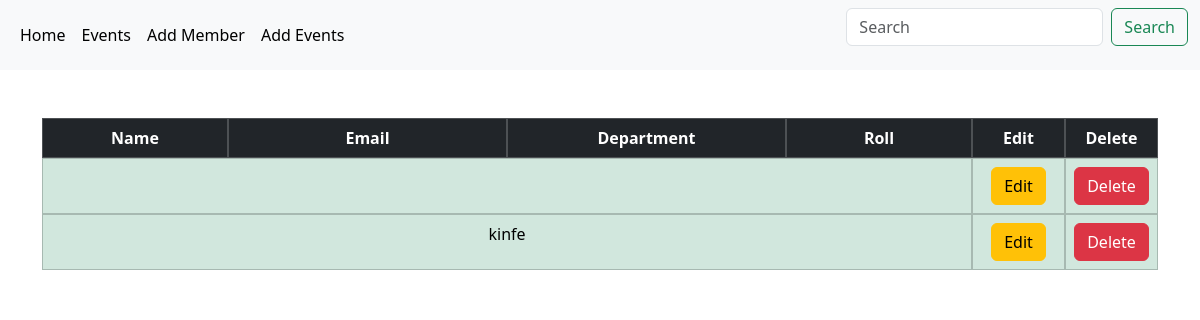
/, run on an earlier commit of the app's database.
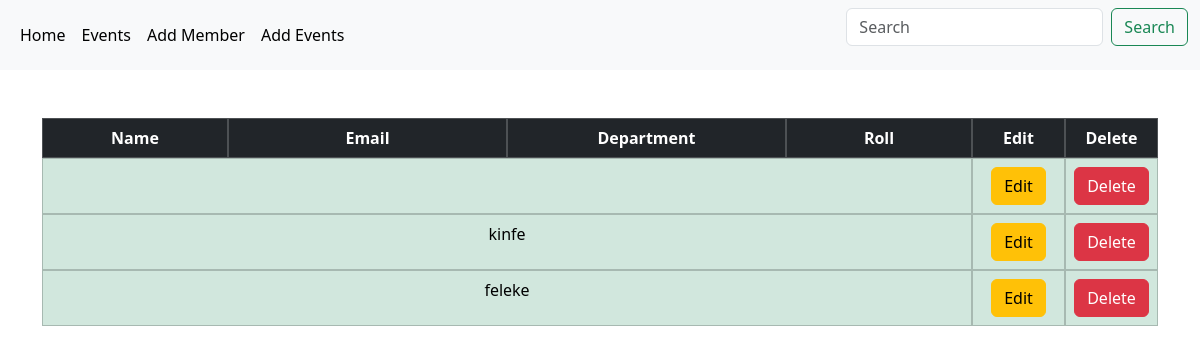
And on a later commit of the database.
### CSEC_App/models.py (models this page shows)
class Members(AbstractUser):
    email=models.EmailField(unique=True)
    department=models.CharField(max_length=100)
    Roll=models.CharField(max_length=200)
    def __str__(self):
        return self.first_name
    class Meta:
        verbose_name_plural='Members'

### CSEC_App/views.py (the view)
# urls.py: path('',HomeView.as_view(),name='homepage'),
class HomeView(ListView):
    model=Members
    template_name='members_dashboard.html'

### CSEC_App/templates/members_dashboard.html (shortened to what this page needs)
{% extends 'base.html' %}
{% block content %}
<div class="container">
    <div class="container">
        <table class="table table-bordered text-center">
            <thead class="table-dark">
              <tr class="row">
                <th class="col-2">Name</th>
                <th class="col-3">Email</th>
                <th class="col-3">Department</th>
                <th class="col-2">Roll</th>
                <th class="col-1">Edit</th>
                <th class="col-1">Delete</th>
              </tr>
            </thead>
            <tbody>
        {% if object_list %}
            {% for member in object_list %}
                        <tr class="table-success row">
                            <td class="col-10">{{member}}</td>
                            <td class="col-1"><a href="{% url 'editmember' member.id%}"><button type="button" class="btn btn-warning">Edit</button></a></td>
                            <td class="col-1"><a href="{% url 'deletemember' member.id %}"><button type="submit" class="btn btn-danger">Delete</button></a></td>
                          </tr>
              {% endfor %}
              {% endif %}
                        </tbody>
                </table>
    </div>
{% endblock content %}

### CSEC_App/templates/base.html (shortened to what this page needs)
<link href="https://cdn.jsdelivr.net/npm/bootstrap@5.3.2/dist/css/bootstrap.min.css" rel="stylesheet">
<nav class="navbar navbar-expand-lg bg-body-tertiary">
  <div class="container-fluid">
    <div class="collapse navbar-collapse" id="navbarSupportedContent">
      <ul class="navbar-nav me-auto mb-2 mb-lg-0">
        <li class="nav-item">
          <a class="nav-link active" aria-current="page" href="#">Home</a>
        </li>
        <li class="nav-item">
          <a class="nav-link active" aria-current="page" href="{% url 'events' %}">Events</a>
        </li>
        <li class="nav-item">
          <a class="nav-link active" aria-current="page" href="{% url 'addmember' %}">Add Member</a>
        </li>
        <li class="nav-item">
          <a class="nav-link active" aria-current="page" href="{% url 'addevent' %}">Add Events</a>
        </li>
      </ul>
      <form class="d-flex" role="search">
        <input class="form-control me-2" type="search" placeholder="Search" aria-label="Search">
        <button class="btn btn-outline-success" type="submit">Search</button>
      </form>
    </div>
  </div>
</nav>
{% block content %}
{% endblock content %}

What changed in the data, as far as the page shows it:
added Members: first_name "feleke"
